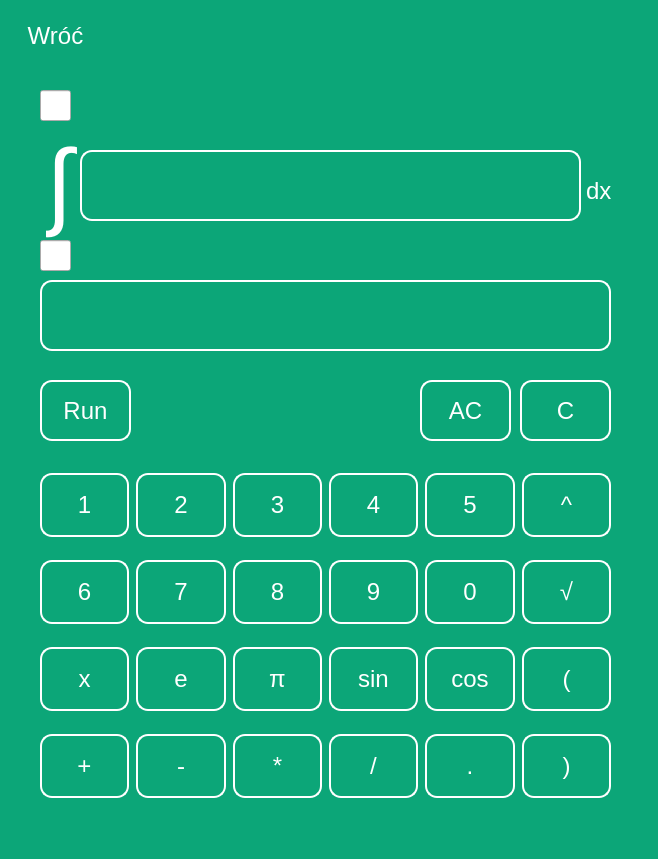
<?xml version="1.0" encoding="UTF-8"?>
<ui version="4.0">
 <class>Pochodne</class>
 <widget class="QMainWindow" name="Pochodne">
  <property name="geometry">
   <rect>
    <x>0</x>
    <y>0</y>
    <width>658</width>
    <height>859</height>
   </rect>
  </property>
  <property name="windowTitle">
   <string>MainWindow</string>
  </property>
  <property name="styleSheet">
   <string notr="true">*{
	font-family: Arial;
	font-size: 24px;
}
#centralwidget{
	background-color: #0ca678;
}
QPushButton{
	height: 60px;
	border: 2px solid white;
	border-radius: 12px;
	color: white;
	background-color: transparent;
}
QPushButton:hover{
background-color: white; 
color: #0ca678;
}
QLabel{
	padding-right: 10px;
	border: 2px solid white;
	border-radius: 12px;
	color: white;
}</string>
  </property>
  <widget class="QWidget" name="centralwidget">
   <widget class="QWidget" name="gridLayoutWidget">
    <property name="geometry">
     <rect>
      <x>40</x>
      <y>450</y>
      <width>571</width>
      <height>371</height>
     </rect>
    </property>
    <layout class="QGridLayout" name="klawiatura">
     <property name="horizontalSpacing">
      <number>7</number>
     </property>
     <property name="verticalSpacing">
      <number>0</number>
     </property>
     <item row="0" column="2">
      <widget class="QPushButton" name="btn3">
       <property name="text">
        <string>3</string>
       </property>
      </widget>
     </item>
     <item row="0" column="1">
      <widget class="QPushButton" name="btn2">
       <property name="text">
        <string>2</string>
       </property>
      </widget>
     </item>
     <item row="0" column="0">
      <widget class="QPushButton" name="btn1">
       <property name="text">
        <string>1</string>
       </property>
      </widget>
     </item>
     <item row="1" column="4">
      <widget class="QPushButton" name="btn0">
       <property name="text">
        <string>0</string>
       </property>
      </widget>
     </item>
     <item row="2" column="3">
      <widget class="QPushButton" name="btnSin">
       <property name="text">
        <string>sin</string>
       </property>
      </widget>
     </item>
     <item row="2" column="4">
      <widget class="QPushButton" name="btnCos">
       <property name="text">
        <string>cos</string>
       </property>
      </widget>
     </item>
     <item row="4" column="0">
      <widget class="QPushButton" name="btnPlus">
       <property name="text">
        <string>+</string>
       </property>
      </widget>
     </item>
     <item row="4" column="5">
      <widget class="QPushButton" name="btnNawiasclose">
       <property name="text">
        <string>)</string>
       </property>
      </widget>
     </item>
     <item row="4" column="1">
      <widget class="QPushButton" name="btnMinus">
       <property name="text">
        <string>-</string>
       </property>
      </widget>
     </item>
     <item row="4" column="2">
      <widget class="QPushButton" name="btnMult">
       <property name="text">
        <string>*</string>
       </property>
      </widget>
     </item>
     <item row="4" column="3">
      <widget class="QPushButton" name="btnDiv">
       <property name="text">
        <string>/</string>
       </property>
      </widget>
     </item>
     <item row="4" column="4">
      <widget class="QPushButton" name="btnDot">
       <property name="text">
        <string>.</string>
       </property>
      </widget>
     </item>
     <item row="0" column="5">
      <widget class="QPushButton" name="btnPow">
       <property name="text">
        <string>^</string>
       </property>
      </widget>
     </item>
     <item row="1" column="5">
      <widget class="QPushButton" name="btnSquirt">
       <property name="text">
        <string>√</string>
       </property>
      </widget>
     </item>
     <item row="2" column="5">
      <widget class="QPushButton" name="btnNawiasot">
       <property name="text">
        <string>(</string>
       </property>
      </widget>
     </item>
     <item row="0" column="4">
      <widget class="QPushButton" name="btn5">
       <property name="text">
        <string>5</string>
       </property>
      </widget>
     </item>
     <item row="1" column="1">
      <widget class="QPushButton" name="btn7">
       <property name="text">
        <string>7</string>
       </property>
      </widget>
     </item>
     <item row="1" column="0">
      <widget class="QPushButton" name="btn6">
       <property name="text">
        <string>6</string>
       </property>
      </widget>
     </item>
     <item row="0" column="3">
      <widget class="QPushButton" name="btn4">
       <property name="text">
        <string>4</string>
       </property>
      </widget>
     </item>
     <item row="1" column="2">
      <widget class="QPushButton" name="btn8">
       <property name="text">
        <string>8</string>
       </property>
      </widget>
     </item>
     <item row="2" column="1">
      <widget class="QPushButton" name="btnEps">
       <property name="styleSheet">
        <string notr="true"/>
       </property>
       <property name="text">
        <string>e</string>
       </property>
      </widget>
     </item>
     <item row="2" column="0">
      <widget class="QPushButton" name="btnX">
       <property name="text">
        <string>x</string>
       </property>
      </widget>
     </item>
     <item row="1" column="3">
      <widget class="QPushButton" name="btn9">
       <property name="text">
        <string>9</string>
       </property>
      </widget>
     </item>
     <item row="2" column="2">
      <widget class="QPushButton" name="btnPi">
       <property name="text">
        <string>π</string>
       </property>
      </widget>
     </item>
    </layout>
   </widget>
   <widget class="QLabel" name="wynik">
    <property name="geometry">
     <rect>
      <x>40</x>
      <y>280</y>
      <width>571</width>
      <height>71</height>
     </rect>
    </property>
    <property name="styleSheet">
     <string notr="true">text-align: right</string>
    </property>
    <property name="text">
     <string/>
    </property>
   </widget>
   <widget class="QPushButton" name="btnBack">
    <property name="geometry">
     <rect>
      <x>10</x>
      <y>10</y>
      <width>91</width>
      <height>51</height>
     </rect>
    </property>
    <property name="styleSheet">
     <string notr="true">border: none;
border-radius: 0;</string>
    </property>
    <property name="text">
     <string>Wróć</string>
    </property>
   </widget>
   <widget class="QPushButton" name="btnRun">
    <property name="geometry">
     <rect>
      <x>40</x>
      <y>380</y>
      <width>91</width>
      <height>61</height>
     </rect>
    </property>
    <property name="text">
     <string>Run</string>
    </property>
   </widget>
   <widget class="QLabel" name="funkcja">
    <property name="geometry">
     <rect>
      <x>80</x>
      <y>150</y>
      <width>501</width>
      <height>71</height>
     </rect>
    </property>
    <property name="styleSheet">
     <string notr="true">text-align: right;
</string>
    </property>
    <property name="midLineWidth">
     <number>-4</number>
    </property>
    <property name="text">
     <string/>
    </property>
   </widget>
   <widget class="QPushButton" name="btnAC">
    <property name="geometry">
     <rect>
      <x>420</x>
      <y>380</y>
      <width>91</width>
      <height>61</height>
     </rect>
    </property>
    <property name="text">
     <string>AC</string>
    </property>
   </widget>
   <widget class="QPushButton" name="btnC">
    <property name="geometry">
     <rect>
      <x>520</x>
      <y>380</y>
      <width>91</width>
      <height>61</height>
     </rect>
    </property>
    <property name="text">
     <string>C</string>
    </property>
   </widget>
   <widget class="QLineEdit" name="varDown">
    <property name="geometry">
     <rect>
      <x>40</x>
      <y>240</y>
      <width>31</width>
      <height>31</height>
     </rect>
    </property>
    <property name="alignment">
     <set>Qt::AlignCenter</set>
    </property>
   </widget>
   <widget class="QLineEdit" name="varUp">
    <property name="geometry">
     <rect>
      <x>40</x>
      <y>90</y>
      <width>31</width>
      <height>31</height>
     </rect>
    </property>
    <property name="alignment">
     <set>Qt::AlignCenter</set>
    </property>
   </widget>
   <widget class="QLabel" name="Symbol">
    <property name="geometry">
     <rect>
      <x>40</x>
      <y>120</y>
      <width>51</width>
      <height>131</height>
     </rect>
    </property>
    <property name="mouseTracking">
     <bool>true</bool>
    </property>
    <property name="styleSheet">
     <string notr="true">border:none;</string>
    </property>
    <property name="text">
     <string>&lt;html&gt;&lt;head/&gt;&lt;body&gt;&lt;p&gt;&lt;span style=&quot; font-size:72pt;&quot;&gt;∫&lt;/span&gt;&lt;/p&gt;&lt;/body&gt;&lt;/html&gt;</string>
    </property>
   </widget>
   <widget class="QLabel" name="labelInfo">
    <property name="geometry">
     <rect>
      <x>90</x>
      <y>70</y>
      <width>521</width>
      <height>61</height>
     </rect>
    </property>
    <property name="styleSheet">
     <string notr="true">border: none;
color: white;
font-size: 18px;
</string>
    </property>
    <property name="text">
     <string/>
    </property>
   </widget>
   <widget class="QLabel" name="label">
    <property name="geometry">
     <rect>
      <x>580</x>
      <y>160</y>
      <width>41</width>
      <height>61</height>
     </rect>
    </property>
    <property name="styleSheet">
     <string notr="true">border:none;</string>
    </property>
    <property name="text">
     <string>dx</string>
    </property>
   </widget>
  </widget>
 </widget>
 <resources/>
 <connections/>
</ui>
